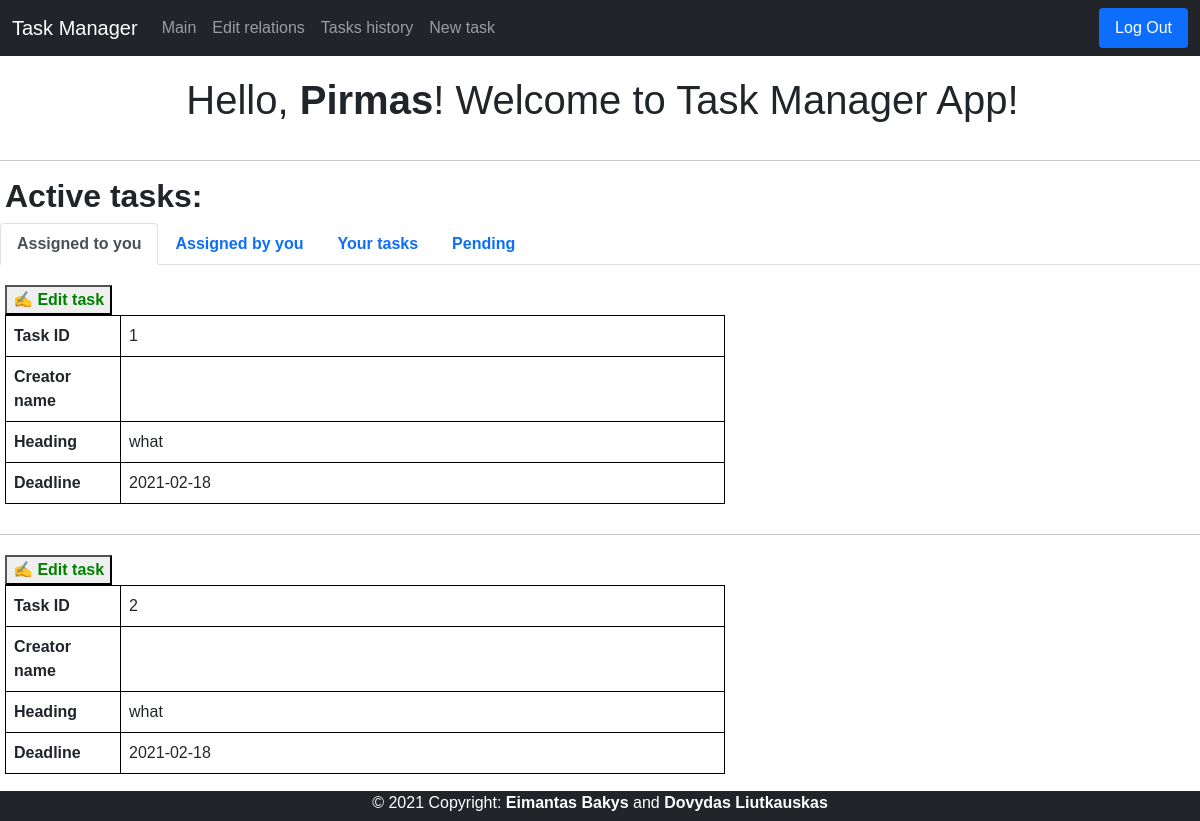
The page / (signed in) on the database its author committed.
### tables this page shows
CREATE TABLE users(user_id INTEGER PRIMARY KEY, name TEXT NOT NULL UNIQUE, hash TEXT NOT NULL, position TEXT, company TEXT, administrator INTEGER);

CREATE TABLE tasks(id INTEGER PRIMARY KEY, creator_id INTEGER, executor_id INTEGER, heading TEXT, description TEXT, creation_date TIMESTAMP DEFAULT CURRENT_TIMESTAMP,
deadline_date TIMESTAMP, status INTEGER, pending INTEGER);

### application.py (the view, shortened to what this page needs)
@app.route("/", methods=["GET", "POST"])
def index():
    if request.method == "GET":
        if session.get("user_id") is None:
            return redirect("/login")
        else:
            connection = sqlite3.connect('data.db')
            db = connection.cursor()
            db.execute("SELECT * FROM tasks WHERE creator_id = ? ORDER BY deadline_date",
               (session["user_id"],))
            creator = db.fetchall()
            db.execute("SELECT SUM(pending) FROM tasks WHERE creator_id = ?", (session["user_id"],))
            creatorSum = db.fetchone()
            db.execute("SELECT SUM(pending) FROM tasks WHERE executor_id = ?", (session["user_id"],))
            executorSum = db.fetchone()
            db.execute("SELECT * FROM tasks WHERE executor_id = ? ORDER BY deadline_date",
            (session["user_id"],))
            executor = db.fetchall()
            db.execute("SELECT name FROM users WHERE user_id = ?", (session["user_id"],))
            nameList = db.fetchone()
            name = nameList[0]
            db.execute("SELECT * FROM users")
            users = db.fetchall()
            return render_template("index.html", creator=creator, executor=executor, users=users, name=name, creatorSum=creatorSum, executorSum=executorSum)

### templates/index.html (shortened to what this page needs)
{% extends "layout.html" %}
{% block main %}
<h1 class="pageTitle">Hello, <b>{{ name }}</b>! Welcome to Task Manager App!</h1>
<hr>
<h2 style="margin-left: 5px;"><b>Active tasks:</b></h2>
<nav>
    <div class="nav nav-tabs" id="nav-tab" role="tablist">
      <button class="nav-link active" id="nav-executor-tab" data-bs-toggle="tab" data-bs-target="#nav-executor" type="button" role="tab" aria-controls="nav-executor" aria-selected="true"><b>Assigned to you</b></button>
      <button class="nav-link" id="nav-creator-tab" data-bs-toggle="tab" data-bs-target="#nav-creator" type="button" role="tab" aria-controls="nav-creator" aria-selected="false"><b>Assigned by you</b></button>
      <button class="nav-link" id="nav-yourTasks-tab" data-bs-toggle="tab" data-bs-target="#nav-yourTasks" type="button" role="tab" aria-controls="nav-yourTasks" aria-selected="false"><b>Your tasks</b></button>
      <button class="nav-link" id="nav-pending-tab" data-bs-toggle="tab" data-bs-target="#nav-pending" type="button" role="tab" aria-controls="nav-pending" aria-selected="false"><b>Pending</b></button>
    </div>
  </nav>
  <div class="tab-content" id="nav-tabContent">
    <div class="tab-pane fade show active" id="nav-executor" role="tabpanel" aria-labelledby="nav-executor-tab">
        {% for row in executor %}
        {% if row[1] != row[2] and row[7] == 0 and row[8] == 0 %}
<div class="container-2" style="margin-top: 20px;">
    <form action="/" method="POST">
        <button type="submit" name="task_id" value="{{ row[0] }}" class="edit">&#9997; Edit task</button>
        <table class="table">
            <tr class="borderr">
                <th scope="col" class="borderName">Task ID</th>
                <td class="borderr">{{ row[0] }} </td>
            </tr>
            <tr class="borderr">
                <th scope="col" class="borderName">Creator name</th>
                <td class="borderr">
                </td>
            </tr>
            <tr class="borderr">
                <th scope="col" class="borderName" tyle="white-space: pre-wrap;">Heading</th>
                <td class="borderr">{{ row[3] }}</td>
            </tr>
            <tr class="borderr">
                <th scope="col" class="borderName">Deadline</th>
                <td class="borderr">{{ row[6] }}</td>
            </tr>
        </table>
        <hr>
    </form>
</div>
        {% endif %}
        {% endfor %}
    </div>
  </div>
{% endblock %}

### templates/layout.html (shortened to what this page needs)
<!doctype html>
<html lang="en">
<head>
  <link href="https://cdn.jsdelivr.net/npm/bootstrap@5.0.0-beta2/dist/css/bootstrap.min.css" rel="stylesheet"
>
  <link href="/static/styles.css" rel="stylesheet">
</head>
<body>
  <nav class="navbar navbar-expand-lg navbar-dark bg-dark">
    <div class="container-fluid">
      <a class="navbar-brand">Task Manager</a>
      <div class="collapse navbar-collapse justify-content-start" id="navbarNav">
        {% if session.user_id %}
        <ul class="navbar-nav">
          <li class="nav-item">
            <a class="nav-link" href='{{ url_for("index") }}'>Main</a>
          </li>
          <li class="nav-item">
            <a class="nav-link" href='{{ url_for("relations") }}'>Edit relations</a>
          </li>
          <li class="nav-item">
            <a class="nav-link" href='{{ url_for("tasks") }}'>Tasks history</a>
          </li>
          <li class="nav-item">
            <a class="nav-link" href='{{ url_for("new_task") }}'>New task</a>
          </li>
        </ul>
      </div>
      <div class="collapse navbar-collapse justify-content-end" id="navbarNav">
        <ul class="nav nav-pills">
          <li class="nav-item">
            <a class="nav-link active" href="/logout">Log Out</a>
          </li>
        </ul>
      </div>
      {% endif %}
    </div>
  </nav>
  <main>
    {% block main %}{% endblock %}
  </main>
  <div class="fixed-bottom">
    <footer>
      <a>© 2021 Copyright: <b>Eimantas Bakys</b> and <b>Dovydas Liutkauskas</b></a>
    </footer>
  </div>
</body>
</html>

### static/styles.css (style rules this page uses)
footer { width: 100%; background-color: rgb(33,37,41); height: 30px; color: white; text-align: center; }
.pageTitle { padding: 20px; text-align: center; margin-left: 5px; }
.table { width: 60%; margin-left: 5px; margin-bottom: 30px; }
.borderr { border: 1px solid black; }
.borderName { width: 16%; }
.edit { margin-left: 5px; font-weight: bold; color: green; }
body { font-family: Verdana, Geneva, Tahoma, sans-serif }

### rows shown on the page
users: name "Pirmas"
tasks: id "1", heading "what", deadline_date "2021-02-18"
tasks: id "2", heading "what", deadline_date "2021-02-18"
